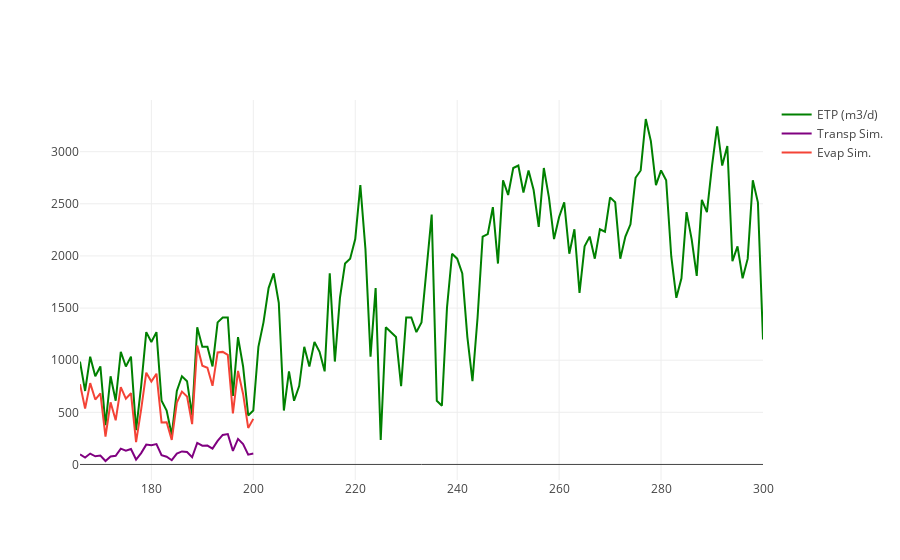

Notebook source saved alongside this figure:
### Code cell
figname = "ETP.png"

%matplotlib inline
import plotlycred

online = False
if online:
    # fig = py.iplot(data) 
    fig = go.Figure(data=data) # , layout=layout)
    py.image.save_as(fig, filename=figname)
    # py.plot(fig, filename=figname) # Opens in web
else:
    fig = go.Figure(data=data) # , layout=layout)
    iplot(fig)

### Figure 1 — Plotly figure (JSON) as saved in the notebook; plotly's stock layout.template omitted (floating-point values rounded to 4 significant figures; data arrays with more than 128 entries replaced by an {"elided": "..."} marker saying what was removed)
{"data": [{"marker": {"color": "green"}, "mode": "lines", "name": "ETP (m3/d)", "type": "scatter", "x": {"elided": "135 int values"}, "y": {"elided": "135 float values"}}, {"marker": {"color": "purple"}, "mode": "lines", "name": "Transp Sim.", "type": "scatter", "x": {"elided": "135 int values"}, "y": [96.52, 66.47, 104.4, 78.27, 85.73, 33.21, 75.66, 82.9, 151.5, 131.5, 147.8, 47.41, 109.3, 190.4, 185.0, 194.9, 89.61, 73.97, 40.61, 103.7, 125.2, 119.6, 69.32, 207.1, 180.0, 181.2, 151.6, 226.3, 283.0, 291.4, 130.5, 245.1, 195.8, 94.01, 104.2]}, {"marker": {"color": "#F44336"}, "mode": "lines", "name": "Evap Sim.", "type": "scatter", "x": {"elided": "135 int values"}, "y": [769.6, 537.3, 780.5, 622.8, 681.3, 267.2, 596.3, 423.1, 741.2, 631.3, 683.3, 214.2, 527.7, 879.8, 795.4, 870.6, 403.7, 404.7, 235.1, 593.4, 698.4, 652.8, 386.7, 1141.0, 946.6, 928.2, 754.6, 1074.0, 1080.0, 1051.0, 489.6, 897.3, 676.5, 350.1, 437.2]}], "layout": {}}
